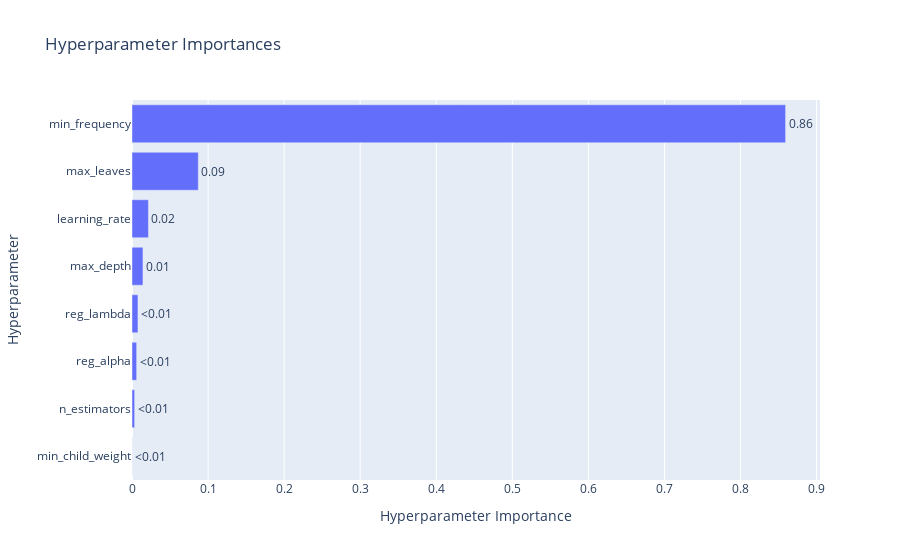

Notebook code cell kept with this figure:
### Code cell
# Gráfico de importancia de hiperparámetros
param_importance = vis.plot_param_importances(study1)
param_importance.show()

### Figure 1 — Plotly figure (JSON) as saved in the notebook; plotly's stock layout.template omitted (floating-point values rounded to 4 significant figures)
{"data": [{"cliponaxis": false, "hovertemplate": ["min_child_weight (IntDistribution): 0.0001620414754486535<extra></extra>", "n_estimators (IntDistribution): 0.0034733641142567105<extra></extra>", "reg_alpha (FloatDistribution): 0.006116150098772019<extra></extra>", "reg_lambda (FloatDistribution): 0.00781330613046616<extra></extra>", "max_depth (IntDistribution): 0.014397317748308873<extra></extra>", "learning_rate (FloatDistribution): 0.021629010725081794<extra></extra>", "max_leaves (IntDistribution): 0.08717010707819076<extra></extra>", "min_frequency (FloatDistribution): 0.8592387026294749<extra></extra>"], "name": "Objective Value", "orientation": "h", "text": ["<0.01", "<0.01", "<0.01", "<0.01", "0.01", "0.02", "0.09", "0.86"], "textposition": "outside", "x": [0.000162, 0.003473, 0.006116, 0.007813, 0.0144, 0.02163, 0.08717, 0.8592], "y": ["min_child_weight", "n_estimators", "reg_alpha", "reg_lambda", "max_depth", "learning_rate", "max_leaves", "min_frequency"], "type": "bar"}], "layout": {"title": {"text": "Hyperparameter Importances"}, "xaxis": {"title": {"text": "Hyperparameter Importance"}}, "yaxis": {"title": {"text": "Hyperparameter"}}}}
